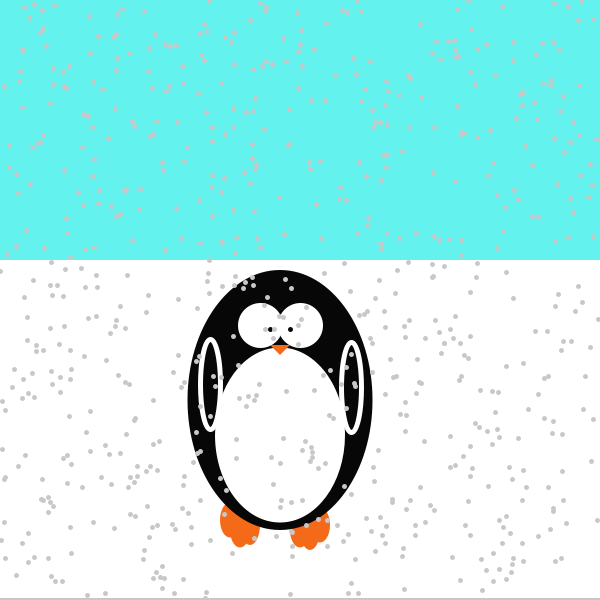
Frame 1 (no input)
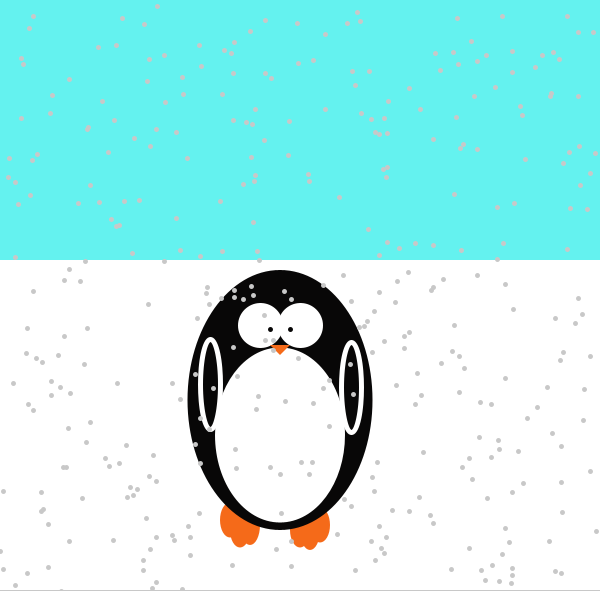
Frame 60 (the mouse pressed at the canvas centre just before this capture)
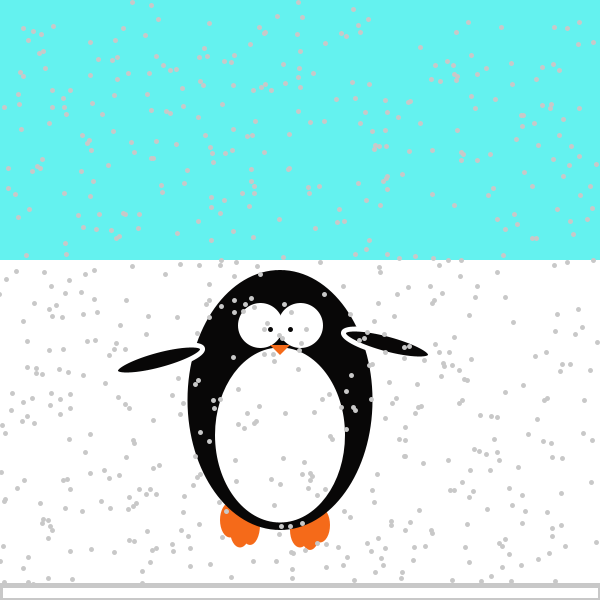
Frame 120 (the mouse held since frame 60 and released just before this capture)

The Processing sketch that drew these frames (run headless with seeded random() and noise(); from frame 60 on, the mouse is pressed at the canvas centre):

// Processing sketch: processing_140453
// ── processing_140453.pde

//Jacqueline Barbaresco-kowalski-o Pinguin  está licenciado com uma Licennça Creative Commons - Atribuição 4.0 Internacional.
//data:11/03/2014

//Arquitetura e Urbanismo UTFPR
int flocos=700;
float[] nevex;
float[]nevey;
int ac;//função acumular neve


void setup() {
  //  <span class="qx7f507" id="qx7f507_8">frameRate</span>(10);

  background(100, 242, 239);

  size(600, 600);
  strokeWeight(5);

  stroke(2);

  nevex = new float[flocos];
  nevey = new float[flocos];
  for (int i=0; i<flocos; i++)
  {
    nevex[i] = floor(random(width));
    nevey[i] = floor(random(height));
  }
}
void draw() {
  background(100, 242, 239);
  //chão
  noStroke();
  rect(0, 260, 600, 600);
  //pés
  fill(245, 106, 25);
  ellipse(250, 525, 20, 40);
  ellipse(240, 530, 20, 35);
  ellipse(230, 520, 20, 35);
  ellipse(310, 530, 20, 40);
  ellipse(320, 525, 20, 35);
  ellipse(300, 530, 20, 35);



  //corpo//ellipse maior
  fill(8, 7, 7);
  ellipse(280, 400, 185, 260);

  //corpo//ellipse menor
  fill(255, 255, 255);
  ellipse(280, 435, 130, 175);

  //olhos
  stroke(255);
  fill(255, 255, 255);
  ellipse(260, 325, 40, 40);
  ellipse(300, 325, 40, 40);
  fill(255, 255, 255);
  fill(8, 7, 7);
  ellipse(270, 329, 10, 10);
  ellipse(290, 329, 10, 10);


  //ellipseMode(CORNER);
  //asas
  fill(8, 7, 7);


  pushMatrix();
  translate(200, 339);
  rotate(radians(mouseX/4.0));
  translate(10, 45);
  ellipse(0, 0, 20, 90);
  popMatrix();

  pushMatrix();
  translate(341, 342);
  rotate(radians(-mouseX/4.0));
  translate(10, 45);
  ellipse(0, 0, 20, 90);
  popMatrix();
  noStroke();
  fill(255, 255, 255);

  //ellipseMode(CENTER);
  //bico

  fill(245, 106, 25);
  triangle(270, 345, 280, 355, 290, 345);




  stroke(200);
  for (int i=0;i<flocos;i++)
  {
    point(nevex[i], nevey[i]);
    nevey[i]=nevey[i]+random(-0.1, 0.5);//MOVIMENTO VERTICAL
    nevex[i]=nevex[i]+random(-0.1, 0.1);//MOVIMENTO HORIZONTAL
    if (nevey[i]>height)
    {
      nevex[i] = floor(random(width*2.5));
      nevey[i] = 0;//floor(random(height));
      noStroke();
      if (ac<400)//limite altura da neve
        ac++;//função acumular neve
    }

    fill(255);

    rect(0, height, width, -pow(ac, 0.900));
  }
}
